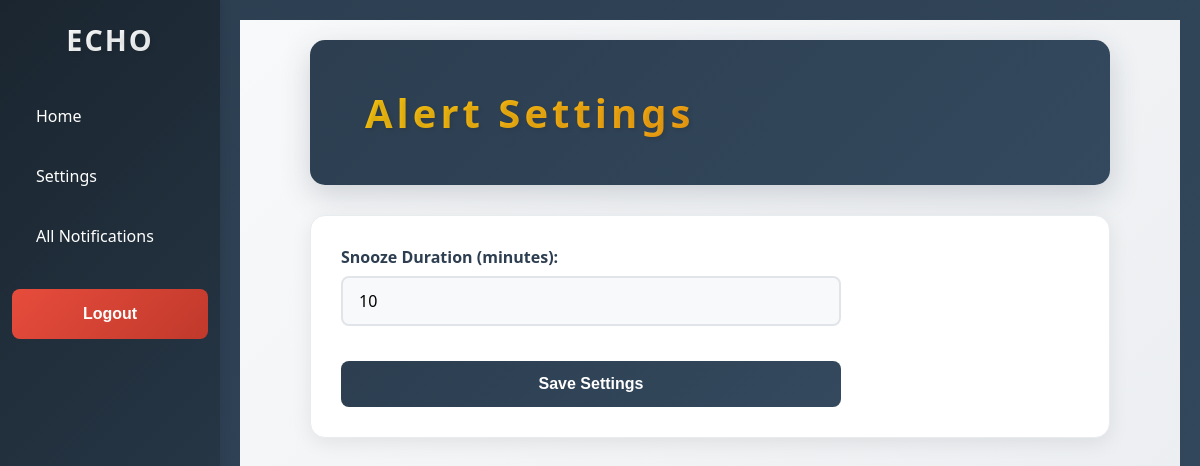
The page /notifications/settings/ (signed in) on the database as committed earlier.
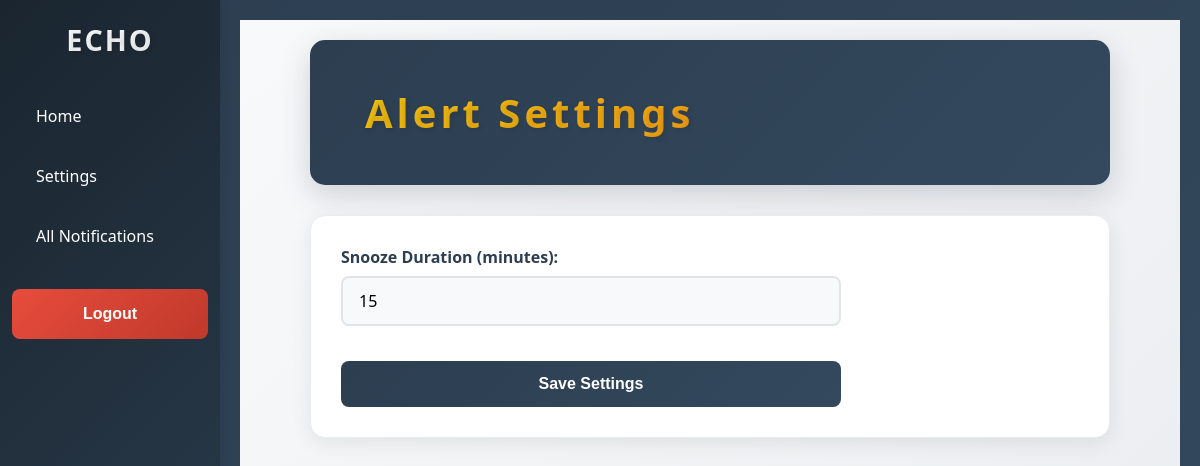
The same page on the database as committed later.
### notifications/models.py (models this page shows, shortened)
class UserSettings(models.Model):
    user = models.OneToOneField(settings.AUTH_USER_MODEL, on_delete=models.CASCADE)
    snooze_minutes = models.PositiveIntegerField(default=10)  # default 10 minutes

### notifications/views.py (the view)
# urls.py: path('settings/', views.settings_view, name='settings'),
@login_required
def settings_view(request):
    try:
        user_settings = UserSettings.objects.get(user=request.user)
    except UserSettings.DoesNotExist:
        user_settings = UserSettings.objects.create(user=request.user)
    if request.method == "POST":
        snooze_minutes = request.POST.get("snooze_minutes")
        if snooze_minutes and snooze_minutes.isdigit():
            user_settings.snooze_minutes = int(snooze_minutes)
            user_settings.save()
        return redirect("settings")
    return render(request, "settings.html", {"settings": user_settings})

### users/templates/settings.html (shortened to what this page needs)
{% extends "base.html" %}
{% block content %}
<div class="settings-content">
  <div class="settings-header">
    <h1>Alert Settings</h1>
  </div>
  <div class="settings-form-container">
    <form method="post" class="settings-form">
      <div class="settings-form-group">
        <label for="snooze_minutes">Snooze Duration (minutes):</label>
        <input
          type="number"
          id="snooze_minutes"
          name="snooze_minutes"
          min="1"
          value="{{ settings.snooze_minutes }}"
        />
      </div>
      <button type="submit" class="settings-save-btn"> Save Settings</button>
    </form>
  </div>
</div>
{% endblock %}

Rows that differ between the two databases and show on the page:
changed UserSettings: snooze_minutes "10" → "15"
